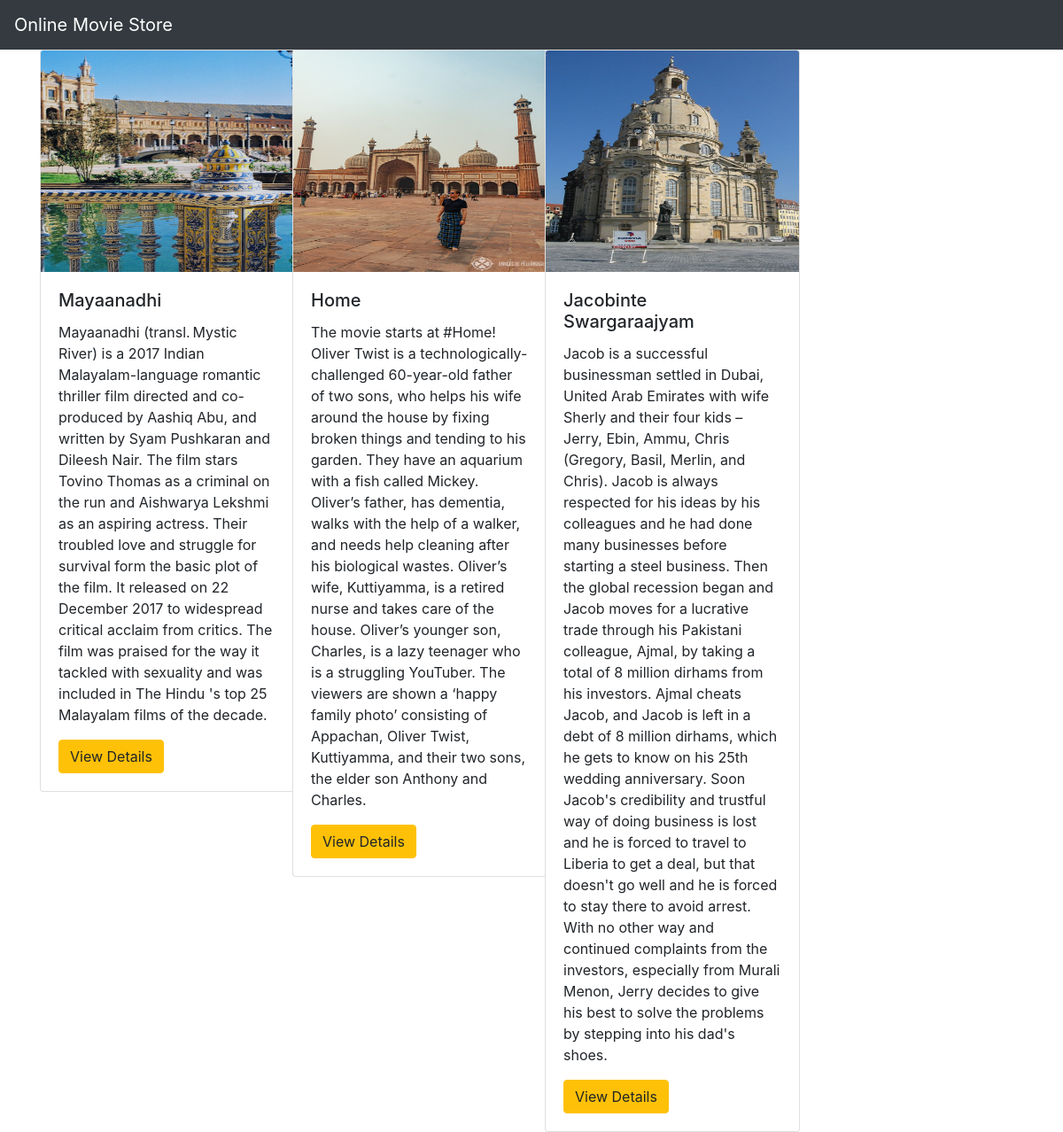
The page / on the database its author committed.
### movieapp/models.py (models this page shows, shortened)
class Movie(models.Model):
    name=models.CharField(max_length=250)
    desc=models.TextField()
    year=models.IntegerField()
    img=models.ImageField(upload_to='gallery')

### movieapp/views.py (the view)
# urls.py: path('',views.index,name='index'),
def index(request):
    movie=Movie.objects.all()
    context={
        'movie_list':movie
    }
    return render(request,'index.html',context)

### templates/index.html
{% extends 'base.html' %}
{% block body %}
<div class="container">
    <div class="row">
        {% for i in movie_list %}
        <div class="col-md-3">
            <div class="card" style="width: 18rem;">
  <img src="{{i.img.url}}" class="card-img-top" alt="" height="250px">
  <div class="card-body">
    <h5 class="card-title">{{i.name}}</h5>
    <p class="card-text">{{i.desc}}</p>
    <a href="{% url 'movieapp:detail' i.id %}" class="btn btn-warning">View Details</a>
  </div>
</div>
        </div>
        {% endfor %}
    </div>
</div>
{% endblock %}

### templates/base.html (shortened to what this page needs)
{% load static %}
<!DOCTYPE html>
<html lang="en">
<head>
    <link rel="stylesheet" href="https://cdn.jsdelivr.net/npm/bootstrap@4.0.0/dist/css/bootstrap.min.css">
    <link rel="stylesheet" href="{% static 'style.css' %}">
</head>
<body>
<nav class="navbar navbar-dark bg-dark">
  <a class="navbar-brand" href="#">
    Online Movie Store
  </a>
</nav>
{% block body %}
{% endblock %}
</body>
</html>

### rows shown on the page
Movie: img (picture), name "Mayaanadhi", desc "Mayaanadhi (transl. Mystic River) is a 2017 Indian Malayalam-language romantic thriller film directed and co-produced by Aashiq Abu, and written by Syam Pushkaran and Dileesh Nair. The film stars Tovino Thomas as a criminal on the run and Aishwarya Lekshmi as an aspiring actress. Their troubled love and struggle for survival form the basic plot of the film. It released on 22 December 2017 to widespread critical acclaim from critics. The film was praised for the way it tackled with sexuality and was included in The Hindu 's top 25 Malayalam films of the decade."
Movie: img (picture), name "Home", desc "The movie starts at #Home! Oliver Twist is a technologically-challenged 60-year-old father of two sons, who helps his wife around the house by fixing broken things and tending to his garden. They have an aquarium with a fish called Mickey. Oliver’s father, has dementia, walks with the help of a walker, and needs help cleaning after his biological wastes. Oliver’s wife, Kuttiyamma, is a retired nurse and takes care of the house. Oliver’s younger son, Charles, is a lazy teenager who is a struggling YouTuber. The viewers are shown a ‘happy family photo’ consisting of Appachan, Oliver Twist, Kuttiyamma, and their two sons, the elder son Anthony and Charles."
Movie: img (picture), name "Jacobinte Swargaraajyam", desc "Jacob is a successful businessman settled in Dubai, United Arab Emirates with wife Sherly and their four kids – Jerry, Ebin, Ammu, Chris (Gregory, Basil, Merlin, and Chris). Jacob is always respected for his ideas by his colleagues and he had done many businesses before starting a steel business. Then the global recession began and Jacob moves for a lucrative trade through his Pakistani colleague, Ajmal, by taking a total of 8 million dirhams from his investors. Ajmal cheats Jacob, and Jacob is left in a debt of 8 million dirhams, which he gets to know on his 25th wedding anniversary. Soon Jacob's credibility and trustful way of doing business is lost and he is forced to travel to Liberia…"
